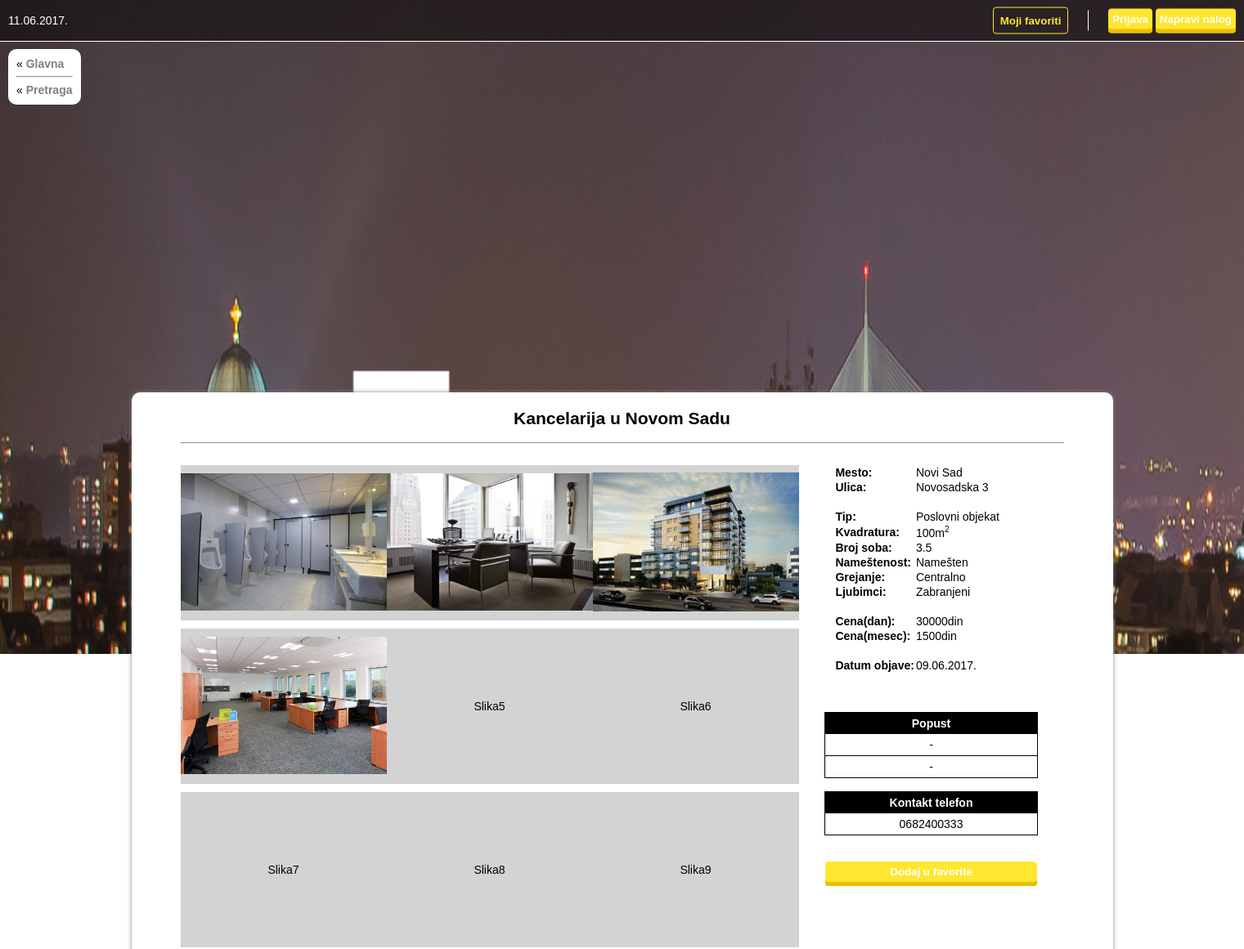
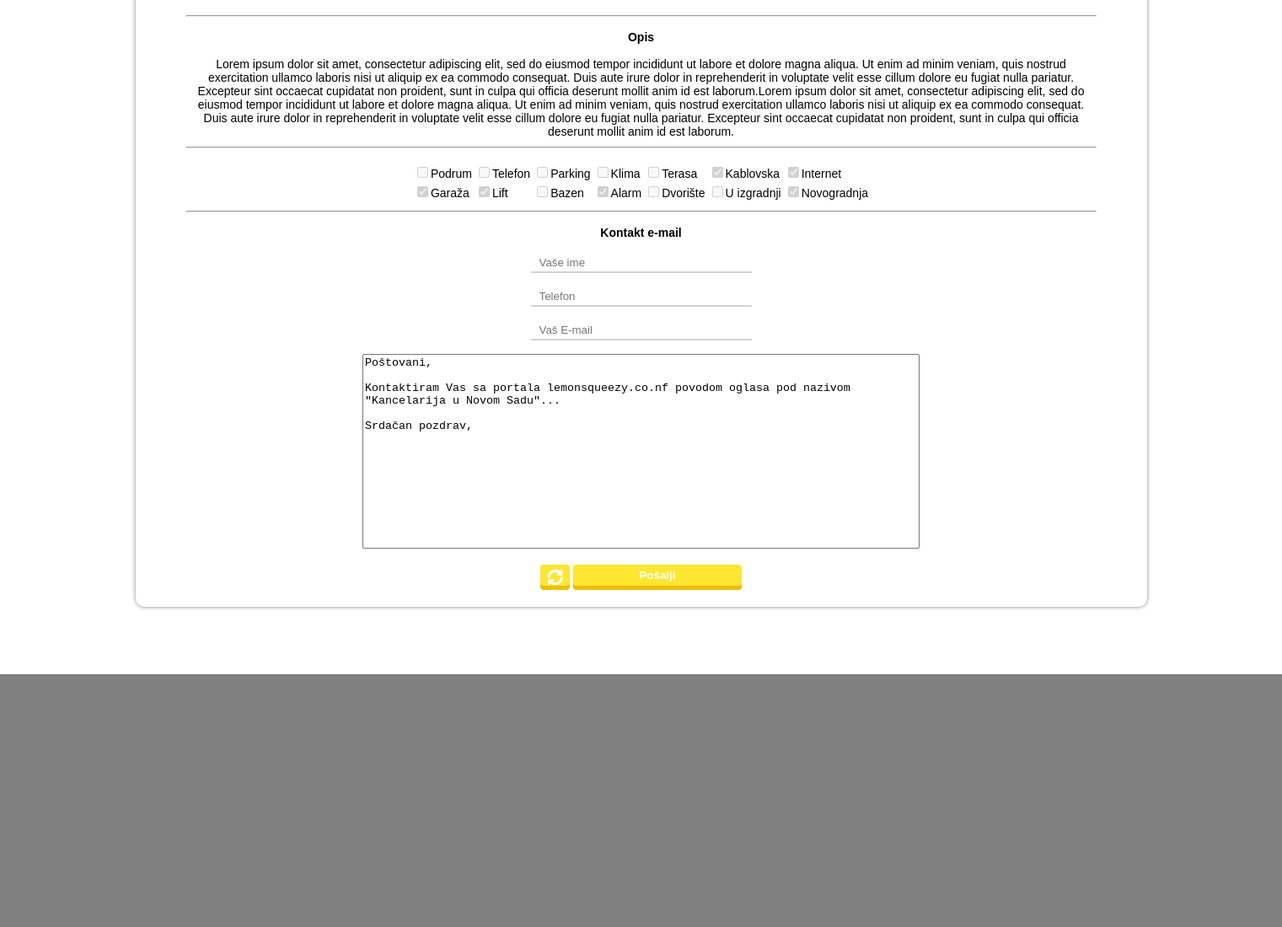
Screenshot of /oglasi/27 with the database file from the repository (2 pictures, top to bottom).
### tables this page shows
CREATE TABLE `oglas` (
  `id` int(11) NOT NULL,
  `Naziv` varchar(128) NOT NULL,
  `Mesto` varchar(30) NOT NULL,
  `Ulica` varchar(50) NOT NULL,
  `Cena1Dan` double NOT NULL,
  `CenaMesec` double NOT NULL,
  `Kvadratura` int(11) NOT NULL,
  `Tip` varchar(16) NOT NULL,
  `BrSoba` double NOT NULL,
  `Namestenost` varchar(12) NOT NULL,
  `Grejanje` varchar(12) NOT NULL,
  `Ljubimci` varchar(12) NOT NULL,
  `KontaktTelefon` varchar(12) NOT NULL,
  `DatumObjave` timestamp NOT NULL DEFAULT CURRENT_TIMESTAMP ON UPDATE CURRENT_TIMESTAMP,
  `Opis` mediumtext NOT NULL,
  `Podrum` tinyint(1) NOT NULL,
  `Parking` tinyint(1) NOT NULL,
  `Garaza` tinyint(1) NOT NULL,
  `Klima` tinyint(1) NOT NULL,
  `Terasa` tinyint(1) NOT NULL,
  `Kablovska` tinyint(1) NOT NULL,
  `Internet` tinyint(1) NOT NULL,
  `Telefon` tinyint(1) NOT NULL,
  `Lift` tinyint(1) NOT NULL,
  `Bazen` tinyint(1) NOT NULL,
  `Alarm` tinyint(1) NOT NULL,
  `Dvoriste` tinyint(1) NOT NULL,
  `Uizgradnji` tinyint(1) NOT NULL,
  `Novogradnja` tinyint(1) NOT NULL,
  `Status` varchar(12) NOT NULL,
  `idKorisnika` int(11) NOT NULL
);

CREATE TABLE `slika` (
  `id` int(11) NOT NULL,
  `idOglas` int(11) NOT NULL,
  `Ime` varchar(40) NOT NULL
);

### app/controllers/Controller.php (called while the page is built, shortened)
<?php
	class Controller {
		function model($model) {
			return new $model();
		}
		function view($view, $data = []) {
			require_once $_SERVER['DOCUMENT_ROOT'] . "/psi/app/views/" . $view . ".php";
		}
	}

### app/controllers/addController.php (called while the page is built, shortened)
<?php
	require_once 'Controller.php';
	class AddController extends Controller {
		private $conn;
		function __construct() {
			$this->conn = $conn;
		}
		function adPage($id) {
			$user = $this->model("User");
			mysqli_autocommit($this->conn, FALSE);
			try {
				$add = $this->model("Add");
				$ad = $add->getAdd($this->conn, $id);
				$row = $add->checkPermAndRedirect($ad);
				$useremail = $user->getEmail($this->conn, $row['idKorisnika']);
				$img = $this->model("Image");
				$images = $img->getImages($this->conn, $id);
				$sale = $this->model("Sale");
				$s = $sale->getSale1($this->conn, $id);
				mysqli_commit($this->conn);
				$this->view("oglasView", array("ad_row"=>$row, "images"=>$images, "sale"=>$s, "useremail"=>$useremail));
			} catch (Exception $e) {
				mysqli_rollback($this->conn);
				echo $e->getMessage();
			}
		}
	}
?>

### generator.php (called while the page is built)
<?php
	require_once "app/controllers/addController.php";
	$cont = new AddController();
	$cont->adPage($id);
?>

### oglasi/27/index.php (called while the page is built)
<?php
 $id = 27; include('../../generator.php'); ?>

### app/models/Add.php (called while the page is built, shortened)
<?php
	class Add {
		function getAdd($conn, $id) {
			$sql = "SELECT * FROM oglas WHERE id = ?";
			$stmt = $conn->prepare($sql);
			$stmt->bind_param('i', $id);
			if (!$stmt->execute()) throw new Exception("Dohvatanje oglasa (id: $id) nije uspelo.");
			$result = $stmt->get_result();
			return $result;
		}
	}
?>

### app/models/Image.php (called while the page is built, shortened)
<?php
	class Image {
		function getImages($conn, $idOglas) {
			$sql = "SELECT id, Ime FROM slika WHERE idOglas = ?";
			$stmt = $conn->prepare($sql);
			$stmt->bind_param('i', $idOglas);
			if (!$stmt->execute()) throw new Exception("Nije uspelo dohvatanje slika za oglas (id: $idOglas).");
			$result = $stmt->get_result();
			return $result;
		}
	}
?>

### app/views/oglasView.php (the view, shortened to what this page needs)
<?php
	$row = $data['ad_row'];
	$slike = $data['images'];
	$brslika = $slike->num_rows;
	$s = $data['sale'];
	$sale = $s->num_rows;
	$s = $s->fetch_assoc();
?>
<!DOCTYPE html>
<html>
<head>
	<link rel="stylesheet" type="text/css" href="../../css/oglas.css">
</head>
<body id="body">
	<div id="logo-holder">
		<div style="position: relative; left: -50%; width: 100%; height: 100%;">
			<a href="../../"><img src="../../images/logo.png" height="100%" width="auto" title="Logo"></a>
		</div>
	</div>
	<div id="backhome">
		<div id="home">&laquo; <a href="../../">Glavna</a></div><hr>
		<div id="home">&laquo; <a href="../../pretraga.php">Pretraga</a></div>
	</div>
	<div id="info-bar">
		<div id="date" class="middle"><?php echo date("d.m.Y."); ?></div>
		<div id="button-holder" class="middle">
			<a href="../../favoriti.php" title="Moji favoriti"><button id="favoriti">Moji favoriti</button></a>
			<?php
			if (isset($_SESSION['username'])) {
				if ($_SESSION['userisadmin'] == 0) echo '<a href="../../nalog.php" title="Moj nalog"><button class="button">Moj nalog</button></a>&nbsp;';
				else echo '<a href="../../admin.php" title="Moj nalog"><button class="button">Moj nalog</button></a>&nbsp;';
				echo '<a href="../../logout.php" title="Odjava sa mog naloga"><button class="button">Odjava</button></a>';
			}
			else {
				echo '<a href="../../login.php" title="Prijava na nalog"><button class="button">Prijava</button></a>&nbsp;';
				echo '<a href="../../registracija.php" title="Kreiranje novog naloga"><button class="button">Napravi nalog</button></a>';
			}
			?>
		</div>
	</div>
	<div id="wrapper">
		<div id="wrapper-inner">
			<h2 style="margin-top: 0"><?php echo $row['Naziv']; ?></h2>
			<hr style="margin-left: 5%;margin-right: 5%; margin-top: 10px; margin-bottom: 0"><br>
			<div style="margin-left: 5%; margin-right: 5%; margin-top: 10px;">
				<div id="image-holder">
<?php
	for ($i = 0; $i < 9; $i++) {
		$j = $i + 1;
		if ($i%3 == 0) {
			echo "<div class='row'>";
			echo "<table>";
			echo "<tr style='height: 100%;'>";
		}
		if ($i < $brslika) {
			$sl = $slike->fetch_assoc();
			$slika = $sl['Ime'];
			echo "<td><a target='_blank' href='./slike/$slika'><img src='./slike/$slika'></a></td>";
		} else echo "<td><span class='center'>Slika$j</span></td>";
		if (($i+1)%3 == 0) {
			echo "</tr>";
			echo "</table>";
			echo "</div>";
		}
	}
?>
				</div><div id="info-holder">
					<center>
						<table style="margin-left: 10px" cellspacing="0">
							<tr><td width="40%"><b>Mesto:</b></td><td width="60%"><?php echo $row['Mesto']; ?></td></tr>
							<tr><td><b>Ulica:</b></td><td><?php echo $row['Ulica']; ?></td></tr>
							<tr><td>&nbsp;</td><td></td></tr>
							<tr><td><b>Tip:</b></td><td><?php echo $row['Tip']; ?></td></tr>
							<tr><td><b>Kvadratura:</b></td><td><?php echo $row['Kvadratura']; ?>m<sup style="font-size: 10px">2</sup></td></tr>
							<tr><td><b>Broj soba:</b></td><td><?php echo $row['BrSoba']; ?></td></tr>
							<tr><td><b>Nameštenost:</b></td><td><?php echo $row['Namestenost']; ?></td></tr>
							<tr><td><b>Grejanje:</b></td><td><?php echo $row['Grejanje']; ?></td></tr>
							<tr><td><b>Ljubimci:</b></td><td><?php echo $row['Ljubimci']; ?></td></tr>
							<tr><td>&nbsp;</td><td></td></tr>
							<tr><td><b>Cena(dan):</b></td><td><?php echo $row['CenaMesec']; ?>din</td></tr>
							<tr><td><b>Cena(mesec):</b></td><td><?php echo $row['Cena1Dan']; ?>din</td></tr>
							<tr><td>&nbsp;</td><td></td></tr>
							<tr><td><b>Datum objave:</b></td><td><?php echo date("d.m.Y.", strtotime($row['DatumObjave'])); ?></td></tr>
						</table><br><br><br>
						<div class="special-table">
							<div class="special-row special-header"><b>Popust</b></div>
							<div class="special-row" style="border-bottom: 1px solid black"><?php if ($sale == 1) echo $s['Iznos']."%"; else echo "-";?></div>
							<div class="special-row"><?php if ($sale == 1) echo $s['Razlog']; else echo "-";?></div>
						</div><br>
						<div class="special-table">
							<div class="special-row special-header"><b>Kontakt telefon</b></div>
							<div class="special-row"><?php echo $row['KontaktTelefon'];?></div>
						</div><br><br>
						<button class="button" title="Dodaj u favorite" style="width: 80%" onclick="putinfo(this, <?php echo $row['id']; ?>)">Dodaj u favorite</button>
					</center>
				</div>
			</div>
			<hr style="margin-left: 5%;margin-right: 5%; margin-top: 10px; margin-bottom: 0"><br>
			<div style="margin-left: 5%; margin-right: 5%;">
				<div><b>Opis</b></div><br>
				<span>
					<?php echo $row['Opis']; ?>
				</span>
			</div>
			<hr style="margin-left: 5%;margin-right: 5%; margin-top: 10px; margin-bottom: 0"><br>
			<div style="margin-left: 5%; margin-right: 5%;">
				<table style="text-align: left; margin: 0 auto;" >
					<tr>
						<td><label><input type="checkbox" name="cellar" <?php if ($row['Podrum']) echo "checked";?> disabled>Podrum</label></td>
						<td><label><input type="checkbox" name="phone" <?php if ($row['Telefon']) echo "checked";?> disabled>Telefon</label></td>
						<td><label><input type="checkbox" name="parking" <?php if ($row['Parking']) echo "checked";?> disabled>Parking</label></td>
						<td><label><input type="checkbox" name="air_condition" <?php if ($row['Klima']) echo "checked";?> disabled>Klima</label></td>
						<td><label><input type="checkbox" name="terrace" <?php if ($row['Terasa']) echo "checked";?> disabled>Terasa</label></td>
						<td><label><input type="checkbox" name="cable" <?php if ($row['Kablovska']) echo "checked";?> checked disabled>Kablovska</label></td>
						<td><label><input type="checkbox" name="internet" <?php if ($row['Internet']) echo "checked";?> checked disabled>Internet</label></td>
					</tr>
					<tr>
						<td><label><input type="checkbox" name="garage" <?php if ($row['Garaza']) echo "checked";?> disabled>Garaža</label></td>
						<td><label><input type="checkbox" name="lift" <?php if ($row['Lift']) echo "checked";?> checked disabled>Lift</label></td>
						<td><label><input type="checkbox" name="pool" <?php if ($row['Bazen']) echo "checked";?> disabled>Bazen</label></td>
						<td><label><input type="checkbox" name="alarm" <?php if ($row['Alarm']) echo "checked";?> disabled>Alarm</label></td>
						<td><label><input type="checkbox" name="yard" <?php if ($row['Dvoriste']) echo "checked";?> disabled>Dvorište</label> </td>
						<td><label><input type="checkbox" name="in_construction" <?php if ($row['Uizgradnji']) echo "checked";?> disabled>U izgradnji</label></td>
						<td><label><input type="checkbox" name="recent" <?php if ($row['Novogradnja']) echo "checked";?> disabled>Novogradnja</label></td>
					</tr>
				</table>
			</div>
			<hr style="margin-left: 5%;margin-right: 5%; margin-top: 10px; margin-bottom: 0"><br>
			<center>
				<form name="mail">
					<div><b>Kontakt e-mail</b></div><br>
					<input type="text" name="email_name" placeholder="Vaše ime" style="width: 250px" required><br><br>
					<input type="text" name="email_phone" placeholder="Telefon" style="width: 250px" required><br><br>
					<input type="text" name="email_email" placeholder="Vaš E-mail" style="width: 250px" required><br><br>
					<textarea name="email_comment" class="valid" cols="80" rows="15" style="resize: none">
Poštovani,
Kontaktiram Vas sa portala lemonsqueezy.co.nf povodom oglasa pod nazivom "<?php echo $row['Naziv']; ?>"...
Srdačan pozdrav,
					</textarea><br><br>
					<div>
						<input class="button" type="reset" value=""></input>
						<input class="button" type="button" onclick="sendmail('<?php echo $row['Naziv']." (id: ".$row['id'].")"; ?>')" value="Pošalji" style="vertical-align: top; width: 200px;"></input>
					</div>
				</form>
			</center>
		</div>
	</div>
	<footer></footer>
</body>
</html>

### css/oglas.css (style rules this page uses)
body { margin: 0; padding: 0; background-color: gray; background-image: url('../images/belgrade.jpg'); background-repeat: no-repeat; -webkit-background-size: cover; -moz-background-size: cover; -o-background-size: cover; background-size: cover; background-size: 100% 100%; background-attachment: fixed; font-family: arial; font-size: 14px; }
.button { padding: 5px; padding-bottom: 10px; color: white; cursor: pointer; border-radius: 4px; font-family: arial; font-weight: 900; border: none; box-shadow: inset 0px -5px #edbd02; -webkit-box-shadow: inset 0px -5px #edbd02; background-color: #ffe630; }
#info-bar { position: absolute; top: 0; left: 0; width: 100%; height: 50px; background-color: rgba(0,0,0, 0.5); border-bottom: 1px solid white; }
#date { left: 10px; color: white; }
#button-holder { display: inline-block; right: 10px; }
#button-holder a { vertical-align: middle; }
#favoriti { background-color: transparent; background-repeat: no-repeat; cursor:pointer; overflow: hidden; outline:none; vertical-align: middle; border: 1px solid #ffe630; border-radius: 4px; padding: 8px; color: #ffe630; font-weight: bold; }
footer { height: 300px; background-color: gray; }
#wrapper { margin-top: 60vh; position: relative; padding-bottom: 10vh; }
#wrapper-inner { margin: 0 auto; box-shadow: 0px 0px 5px gray; z-index: 100; position: relative; width: 80%; max-width: 1200px; min-width: 900px; background-color: white; border-radius: 10px; padding-top: 20px; padding-bottom: 20px; text-align: center; }
#logo-holder { height: 40%; position: absolute; top: 15%; left: 50%; }
#backhome { position: absolute; top: 60px; left: 10px; background-color: white; border-radius: 10px; display: inline-block; padding: 10px; }
#home { position: relative; }
#home a { color: gray; font-weight: bolder; text-decoration: none; }
.center { position: absolute; top: 50%; left: 50%; transform: translate(-50%, -50%); -webkit-transform: translate(-50%, -50%); -moz-transform: translate(-50%, -50%); -o-transform: translate(-50%, -50%); }
.middle { position: absolute; top: 50%; transform: translate(0, -50%); -webkit-transform: translate(0, -50%); -moz-transform: translate(0, -50%); -o-transform: translate(0, -50%); }
#image-holder { width: 70%; height: 600px; display: inline-block; vertical-align: top; }
#info-holder { width: 30%; height: 600px; text-align: left; display: inline-block; vertical-align: top; }
#image-holder .row { height: 190px; margin-bottom: 10px; }
#image-holder .row table { width: 100%; margin: 0; height: 100%; border-spacing: 0; border-collapse: collapse; }
#image-holder .row table td { background-color: lightgray; padding: 0; position: relative; width: 31%; height: 100%; }
#image-holder .row table td img { max-width: 100%; }
.special-table { border: 1px solid black; width: 80%; }
.special-table .special-row { padding: 5px 0 5px 0; }
.special-table .special-header { background-color: black; color: white; }
input[type=reset] { background-image: url('../images/refreshicon.svg'); background-position: center 4.5px; background-size: 20px 20px; background-repeat: no-repeat; padding-left: 30px; vertical-align: middle; }
input { border-radius: 0; }
input[type=text], input[type=number] { border: none; height: 20px; padding-left: 10px; border-bottom: 2px solid lightgray; background-color: white; }

### rows the page displays
oglas: Naziv "Kancelarija u Novom Sadu", Mesto "Novi Sad", Ulica "Novosadska 3", Tip "Poslovni objekat", Kvadratura "100", BrSoba "3.5", Namestenost "Namešten", Grejanje "Centralno", Ljubimci "Zabranjeni", CenaMesec "30000", Cena1Dan "1500", DatumObjave "09.06.2017.", KontaktTelefon "0682400333", Opis "Lorem ipsum dolor sit amet, consectetur adipiscing elit, sed do eiusmod tempor incididunt ut labore et dolore magna aliqua. Ut enim ad minim veniam, quis nostrud exercitation ullamco laboris nisi ut aliquip ex ea commodo consequat. Duis aute irure dolor in reprehenderit in voluptate velit esse cillum dolore eu fugiat nulla pariatur. Excepteur sint occaecat cupidatat non proident, sunt in culpa qui officia deserunt mollit anim id est laborum.Lorem ipsum dolor sit amet, consectetur adipiscing elit, sed do eiusmod tempor incididunt ut labore et dolore magna aliqua. Ut enim ad minim veniam, quis nostrud exercitation ullamco laboris nisi ut aliquip ex ea commodo consequat. Duis aute irure dolor…", Kablovska "☑", Internet "☑", Garaza "☑", Lift "☑", Alarm "☑", Novogradnja "☑", email_comment "Poštovani, Kontaktiram Vas sa portala lemonsqueezy.co.nf povodom oglasa pod nazivom \"Kancelarija u Novom Sadu\"... Srdačan pozdrav,"
slika: Ime (picture)
slika: Ime (picture)
slika: Ime (picture)
slika: Ime (picture)

### other values shown
$j "5"
$j "6"
$j "7"
$j "8"
$j "9"
